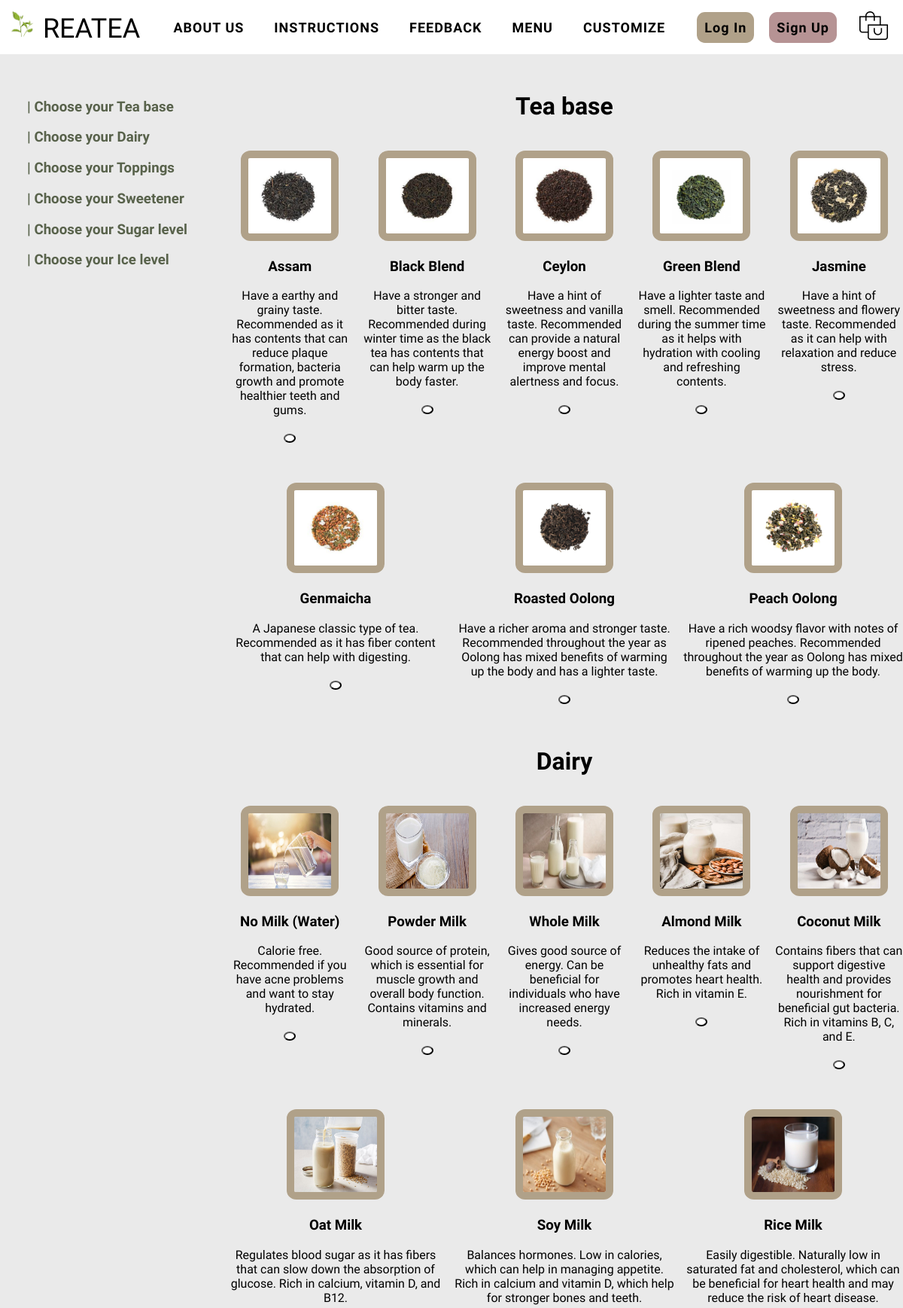
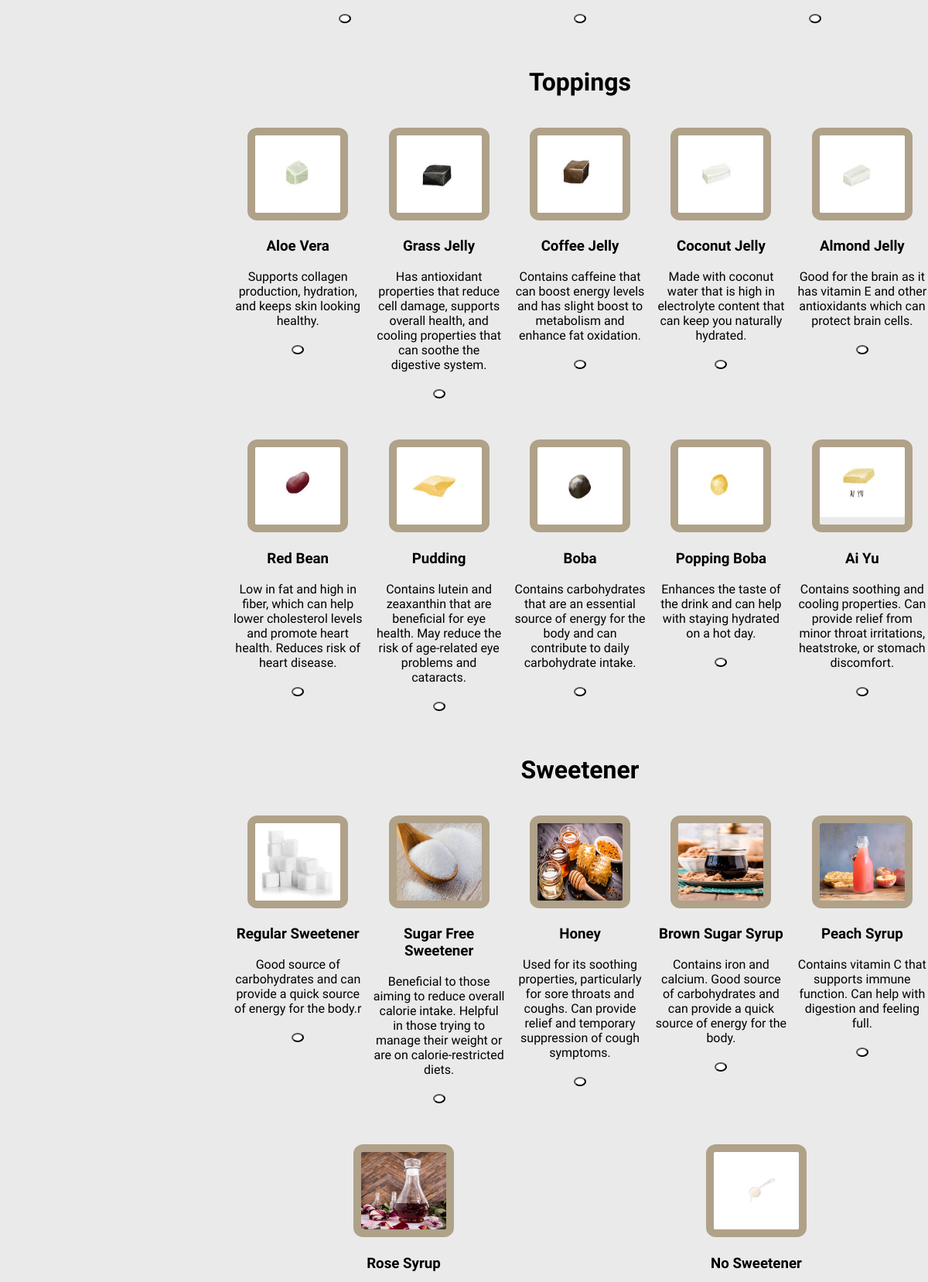
The page /customize (upper part) on the database its author committed (2 pictures, top to bottom).
### models.py (models this page shows, shortened)
class Ingredient(db.Model):
    id = db.Column(db.Integer, primary_key=True)
    name = db.Column(db.String(80), unique=True, nullable=False)
    category = db.Column(db.String(80), nullable=False)
    description = db.Column(db.Text)
    stock = db.Column(db.Integer, nullable=False)

### app.py (the view)
@app.route("/customize")
def customize():
    products = Ingredient.query.all()
    categories = [
        "Tea Base",
        "Dairy",
        "Toppings",
        "Sweetener",
        "Sugar Level",
        "Ice Level",
    ]
    product_dict = {}
    for category in categories:
        product_dict[category] = [
            product for product in products if product.category == category
        ]
    return render_template(
        "customize1.html", products=product_dict, categories=categories
    )

### templates/customize1.html (shortened to what this page needs)
{% extends "base.html" %} {% block title %}Customize{% endblock %} {% block
  content %}
  <main>
    <div class="menucustomPage">
      <section class="menucustomNavBar">
        {% for category in categories %}
        <h3>
          <a href="#{{ category }}">| Choose your {{ category|capitalize }}</a>
        </h3>
        {% endfor %}
      </section>
      <section class="menucustomItem">
        {% for category in categories %}
        <h2 id="{{ category }}">{{ category|capitalize }}</h2>
        <ul class="itemType">
          {% for product in products[category] %}
          <li>
            <img
              src="{{ url_for('static', filename='image/customize1Page/' + category + '/' + product.name + '.png') }}"
              alt="{{ product.name }} images"
              width="110"
              height="100"
              onerror="this.onerror=null;this.src='{{ url_for('static', filename='image/customize1Page/placeholder.png') }}';"
            />
            <h3 id="{{ product }}">{{ product.name }}</h3>
            <p>{{ product.description }}</p>
            <button
              class="addingredientButton"
              type="button"
              onclick="selectItem(this, '{{ product.name }}', '{{ category }}')"
              data-item="{{ product.name }}"
              data-category="{{ category }}"
            ></button>
          </li>
          {% endfor %}
        </ul>
        {% endfor %}
      </section>
    </div>
  </main>
  {% endblock %}

### static/css/stylesheet.css (style rules this page uses)
body { background-color: #EAEAEA; font-family: "Glegoo", serif; min-height: 100vh; display: flex; flex-direction: column; margin: 0px; }
h2 { color: black; }
h3 { color: black; }
.menucustomPage { display: grid; grid-template-columns: 2fr 6fr; grid-template-rows: 50px 1fr; }
.menucustomNavBar { grid-column: 1/2; grid-row: 1/3; position: fixed; margin-left: 3vw; margin-top: 5vh; }
.menucustomNavBar h3 a { text-decoration: none; color: #58624b; }
.menucustomItem, .menuItem { display: grid; grid-template-columns: 1fr; grid-column: 2/3; grid-row: 2/3; }
.menucustomItem h2, .menuItem h2 { margin: 0px; text-align: center; padding-bottom: 3vh; font-size: 2em; }
.itemType { display: flex; list-style-type: none; text-align: center; padding: 0px; flex-wrap: wrap; gap: 1vw; }
.itemType li { flex: 1 0 calc(20% - 10px); margin-bottom: 5vh; }
.itemType img { border-radius: 10%; border: 10px solid #B0A189; }
.addingredientButton { display: inline-block; width: 1vw; height: 1vw; background-color: white; border-radius: 50%; cursor: pointer; }

### rows shown on the page
Ingredient: name (picture), name "Assam", description "Have a earthy and grainy taste. Recommended as it has contents that can reduce plaque formation, bacteria growth and promote healthier teeth and gums."
Ingredient: name (picture), name "Black Blend", description "Have a stronger and bitter taste. Recommended during winter time as the black tea has contents that can help warm up the body faster."
Ingredient: name (picture), name "Ceylon", description "Have a hint of sweetness and vanilla taste. Recommended can provide a natural energy boost and improve mental alertness and focus."
Ingredient: name (picture), name "Green Blend", description "Have a lighter taste and smell. Recommended during the summer time as it helps with hydration with cooling and refreshing contents."
Ingredient: name (picture), name "Jasmine", description "Have a hint of sweetness and flowery taste. Recommended as it can help with relaxation and reduce stress."
Ingredient: name (picture), name "Genmaicha", description "A Japanese classic type of tea. Recommended as it has fiber content that can help with digesting."
Ingredient: name (picture), name "Roasted Oolong", description "Have a richer aroma and stronger taste. Recommended throughout the year as Oolong has mixed benefits of warming up the body and has a lighter taste."
Ingredient: name (picture), name "Peach Oolong", description "Have a rich woodsy flavor with notes of ripened peaches. Recommended throughout the year as Oolong has mixed benefits of warming up the body."
Ingredient: name (picture), name "No Milk (Water)", description "Calorie free. Recommended if you have acne problems and want to stay hydrated."
Ingredient: name (picture), name "Powder Milk", description "Good source of protein, which is essential for muscle growth and overall body function. Contains vitamins and minerals."
Ingredient: name (picture), name "Whole Milk", description "Gives good source of energy. Can be beneficial for individuals who have increased energy needs."
Ingredient: name (picture), name "Almond Milk", description "Reduces the intake of unhealthy fats and promotes heart health. Rich in vitamin E."
Ingredient: name (picture), name "Coconut Milk", description "Contains fibers that can support digestive health and provides nourishment for beneficial gut bacteria. Rich in vitamins B, C, and E."
Ingredient: name (picture), name "Oat Milk", description "Regulates blood sugar as it has fibers that can slow down the absorption of glucose. Rich in calcium, vitamin D, and B12."
Ingredient: name (picture), name "Soy Milk", description "Balances hormones. Low in calories, which can help in managing appetite. Rich in calcium and vitamin D, which help for stronger bones and teeth."
Ingredient: name (picture), name "Rice Milk", description "Easily digestible. Naturally low in saturated fat and cholesterol, which can be beneficial for heart health and may reduce the risk of heart disease."
Ingredient: name (picture), name "Aloe Vera", description "Supports collagen production, hydration, and keeps skin looking healthy."
Ingredient: name (picture), name "Grass Jelly", description "Has antioxidant properties that reduce cell damage, supports overall health, and cooling properties that can soothe the digestive system."
Ingredient: name (picture), name "Coffee Jelly", description "Contains caffeine that can boost energy levels and has slight boost to metabolism and enhance fat oxidation."
Ingredient: name (picture), name "Coconut Jelly", description "Made with coconut water that is high in electrolyte content that can keep you naturally hydrated."
Ingredient: name (picture), name "Almond Jelly", description "Good for the brain as it has vitamin E and other antioxidants which can protect brain cells."
Ingredient: name (picture), name "Red Bean", description "Low in fat and high in fiber, which can help lower cholesterol levels and promote heart health. Reduces risk of heart disease."
Ingredient: name (picture), name "Pudding", description "Contains lutein and zeaxanthin that are beneficial for eye health. May reduce the risk of age-related eye problems and cataracts."
Ingredient: name (picture), name "Boba", description "Contains carbohydrates that are an essential source of energy for the body and can contribute to daily carbohydrate intake."
Ingredient: name (picture), name "Popping Boba", description "Enhances the taste of the drink and can help with staying hydrated on a hot day."
Ingredient: name (picture), name "Ai Yu", description "Contains soothing and cooling properties. Can provide relief from minor throat irritations, heatstroke, or stomach discomfort."
Ingredient: name (picture), name "Regular Sweetener", description "Good source of carbohydrates and can provide a quick source of energy for the body.r"
Ingredient: name (picture), name "Sugar Free Sweetener", description "Beneficial to those aiming to reduce overall calorie intake. Helpful in those trying to manage their weight or are on calorie-restricted diets."
Ingredient: name (picture), name "Honey", description "Used for its soothing properties, particularly for sore throats and coughs. Can provide relief and temporary suppression of cough symptoms."
Ingredient: name (picture), name "Brown Sugar Syrup", description "Contains iron and calcium. Good source of carbohydrates and can provide a quick source of energy for the body."
Ingredient: name (picture), name "Peach Syrup", description "Contains vitamin C that supports immune function. Can help with digestion and feeling full."
Ingredient: name (picture), name "Rose Syrup"
Ingredient: name (picture), name "No Sweetener"

### other values the page prints
{{ category|capitalize }} "Tea base" "Dairy" "Toppings" "Sweetener" "Sugar level" "Ice level"
{{ category|capitalize }} "Tea base" "Dairy" "Toppings" "Sweetener"
